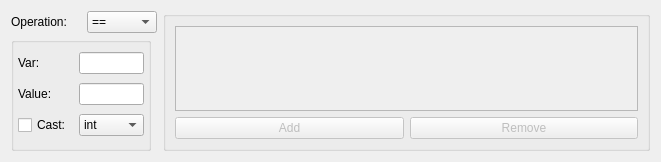
<?xml version="1.0" encoding="UTF-8"?>
<ui version="4.0">
 <class>ConditionEditor</class>
 <widget class="QDialog" name="ConditionEditor">
  <property name="geometry">
   <rect>
    <x>0</x>
    <y>0</y>
    <width>661</width>
    <height>162</height>
   </rect>
  </property>
  <property name="windowTitle">
   <string>Dialog</string>
  </property>
  <layout class="QGridLayout" name="gridLayout">
   <property name="verticalSpacing">
    <number>4</number>
   </property>
   <item row="2" column="0" rowspan="4" colspan="2">
    <widget class="QGroupBox" name="cond_edit_box">
     <property name="minimumSize">
      <size>
       <width>0</width>
       <height>50</height>
      </size>
     </property>
     <property name="maximumSize">
      <size>
       <width>140</width>
       <height>16777215</height>
      </size>
     </property>
     <property name="title">
      <string/>
     </property>
     <layout class="QGridLayout" name="gridLayout_2">
      <property name="leftMargin">
       <number>4</number>
      </property>
      <property name="topMargin">
       <number>4</number>
      </property>
      <property name="rightMargin">
       <number>4</number>
      </property>
      <property name="bottomMargin">
       <number>4</number>
      </property>
      <property name="spacing">
       <number>4</number>
      </property>
      <item row="0" column="1">
       <widget class="QLineEdit" name="var"/>
      </item>
      <item row="2" column="1">
       <widget class="QLineEdit" name="value"/>
      </item>
      <item row="0" column="0">
       <widget class="QLabel" name="label_2">
        <property name="text">
         <string>Var:</string>
        </property>
       </widget>
      </item>
      <item row="3" column="1">
       <widget class="QComboBox" name="cast_combobox">
        <item>
         <property name="text">
          <string>int</string>
         </property>
        </item>
        <item>
         <property name="text">
          <string>float</string>
         </property>
        </item>
       </widget>
      </item>
      <item row="3" column="0">
       <widget class="QCheckBox" name="cast_checkbox">
        <property name="text">
         <string>Cast: </string>
        </property>
       </widget>
      </item>
      <item row="2" column="0">
       <widget class="QLabel" name="label_3">
        <property name="text">
         <string>Value: </string>
        </property>
       </widget>
      </item>
     </layout>
    </widget>
   </item>
   <item row="1" column="0">
    <widget class="QLabel" name="label">
     <property name="maximumSize">
      <size>
       <width>70</width>
       <height>16777215</height>
      </size>
     </property>
     <property name="text">
      <string>Operation: </string>
     </property>
    </widget>
   </item>
   <item row="1" column="1">
    <widget class="QComboBox" name="operation">
     <property name="maximumSize">
      <size>
       <width>70</width>
       <height>16777215</height>
      </size>
     </property>
     <item>
      <property name="text">
       <string>==</string>
      </property>
     </item>
     <item>
      <property name="text">
       <string>!=</string>
      </property>
     </item>
     <item>
      <property name="text">
       <string>&gt;</string>
      </property>
     </item>
     <item>
      <property name="text">
       <string>&lt;</string>
      </property>
     </item>
     <item>
      <property name="text">
       <string>&gt;=</string>
      </property>
     </item>
     <item>
      <property name="text">
       <string>&lt;=</string>
      </property>
     </item>
     <item>
      <property name="text">
       <string>or</string>
      </property>
     </item>
     <item>
      <property name="text">
       <string>and</string>
      </property>
     </item>
     <item>
      <property name="text">
       <string>nor</string>
      </property>
     </item>
     <item>
      <property name="text">
       <string>nand</string>
      </property>
     </item>
    </widget>
   </item>
   <item row="1" column="3" rowspan="5">
    <widget class="QGroupBox" name="data_box">
     <property name="enabled">
      <bool>false</bool>
     </property>
     <property name="title">
      <string/>
     </property>
     <layout class="QGridLayout" name="gridLayout_3">
      <item row="1" column="0">
       <widget class="QPushButton" name="pushButton">
        <property name="text">
         <string>Add</string>
        </property>
       </widget>
      </item>
      <item row="1" column="1">
       <widget class="QPushButton" name="pushButton_2">
        <property name="text">
         <string>Remove</string>
        </property>
       </widget>
      </item>
      <item row="0" column="0" colspan="2">
       <widget class="QListWidget" name="data">
        <property name="enabled">
         <bool>false</bool>
        </property>
       </widget>
      </item>
     </layout>
    </widget>
   </item>
  </layout>
 </widget>
 <resources/>
 <connections/>
</ui>
